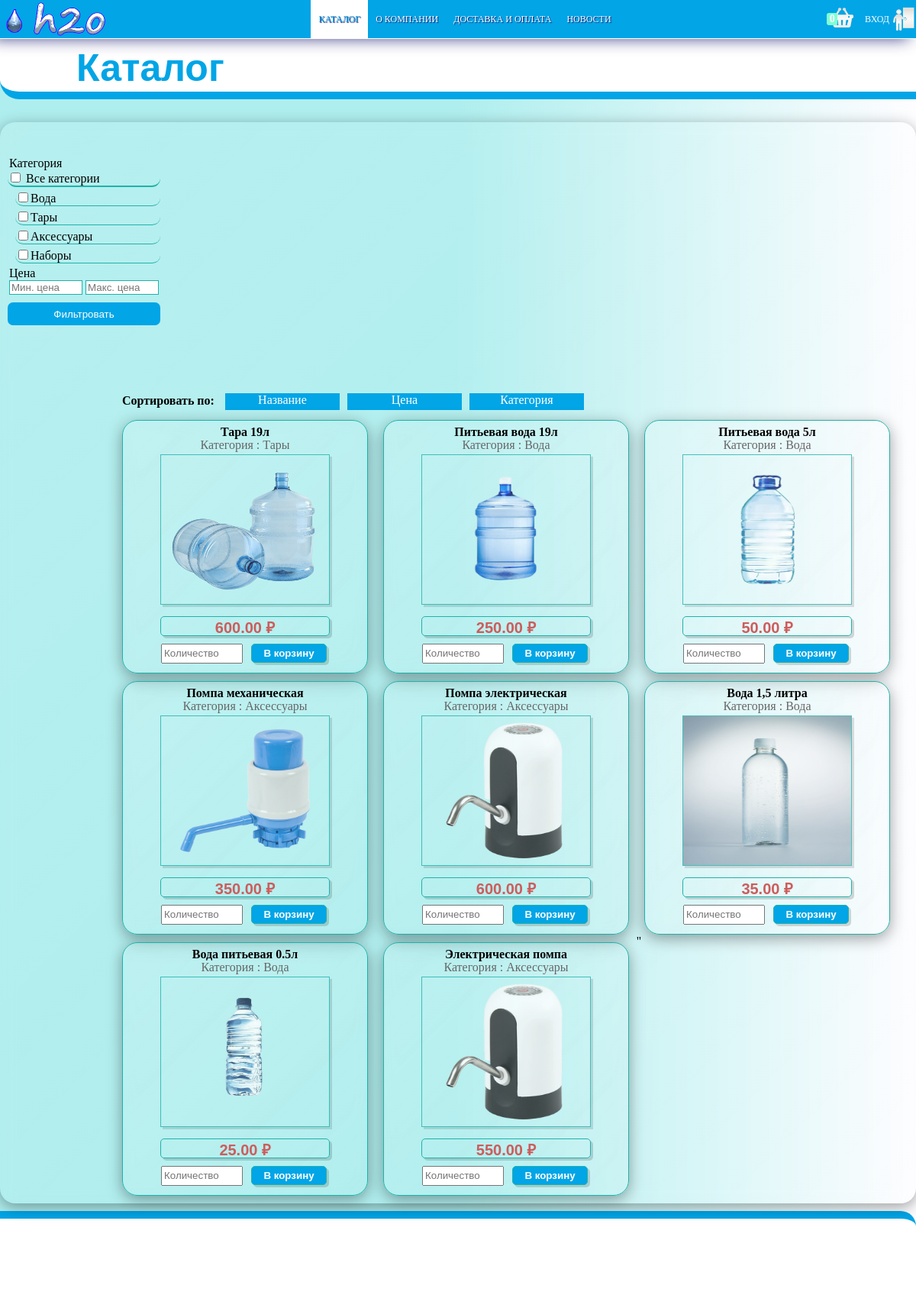
Page /katalog.php on the committed database.
### tables this page shows
CREATE TABLE `type_product` (
  `id_type_product` int NOT NULL,
  `name_type_product` varchar(20) DEFAULT NULL
);

CREATE TABLE `Product` (
  `Code_product` int NOT NULL,
  `Name_product` varchar(50) NOT NULL,
  `Description` varchar(255) NOT NULL,
  `Price` decimal(8,2) NOT NULL,
  `id_type_product` int NOT NULL,
  `Weight` decimal(6,3) NOT NULL,
  `Volume` decimal(6,3) DEFAULT NULL,
  `LinkImage` varchar(50) NOT NULL,
  `Hidden` tinyint(1) NOT NULL
);

### katalog.php (the view, shortened to what this page needs)
<?php
$host = "db";
$login = "root";
$passwordDB = "root_password";
$nameDB = "Water_delivery";
$sort = $_GET['sort'];
$select_cat = $_GET['type_product'];
$select_cat = "'".implode("','", $select_cat)."'";
?>
<!DOCTYPE html>
<html lang="en">
<head>
	<link rel="stylesheet" href="style.css">
</head>
<body>
	<?php require "header.php"?>
	<?php require "fdata.php"?>
	<div class="katalog_header">
		<h1 class="page_zagolovok">Каталог</h1>
	</div>
	<div class="body_for_katalog">
		<div class="div_katalog">
			<div class="filter">
				<div id="div_filter_category">
					<legend>Категория</legend>
					<form method="get">
					<div class="cell_cat">
						<input type = "checkbox" name="type_product" value="All" class="check_cat">
						<label for="cat_Water">Все категории</label>
					</div>
					<?php $connect = mysqli_connect($host,$login,$passwordDB,$nameDB);
					$query = "SELECT name_type_product FROM type_product";
					$result = mysqli_query($connect,$query);
					foreach ($result as $row){
						echo '<div class="cell_cat">';
						echo '<input type = "checkbox" name="type_product[]" class="check_cat" value='.$row['name_type_product'].'>';
						echo '<label for="cat_Water">'.$row['name_type_product'].'</label>';
					echo '</div>';
					}
					?>
				</div>
				<div id="filter_price">
					<legend>Цена</legend>
					<?php echo '<input type="number" min =0 name="min" placeholder="Мин. цена" class="cell_price" id="cell_min_price"';
					if(isset($_GET['min'])) echo 'value='.$_GET['min'];
					echo'>';
					echo '<input type="number" min =0 name="max" placeholder="Макс. цена" class="cell_price" id="cell_max_price"';
					if(isset($_GET['max']) && !empty($_GET['max'])) echo 'value='.$_GET['max'];
					echo'>';
					$min = $_GET['min'];
					$max = $_GET['max'];
					?>
				</div>
				<input type="submit" value="Фильтровать" class="but_filter">
			</div>
			<div class="div_parent_card">
				<div id="div_sortirovka">
				    <b>Сортировать по:</b>
				    <?php echo sort_link_th('Название ', 'Name_product', 'Name_product DESC');
				    echo sort_link_th('Цена ', 'Price', 'Price DESC');
				    echo sort_link_th('Категория ', 'name_type_product', 'name_type_product DESC');?>
				</div>
			<?php
			$connect = mysqli_connect($host,$login,$passwordDB,$nameDB);
			$query = "SELECT name_type_product as тип_продукта FROM type_product";
			if (!isset($_SESSION['TypeUser']) || ($_SESSION['TypeUser'] == 'Клиент')){
				$query = "SELECT * FROM Product INNER JOIN type_product USING(id_type_product)
					WHERE (Price BETWEEN $min AND $max)
					AND (Hidden=0)
					/*AND (name_type_product IN ($select_cat))*/
					ORDER BY $sort";}
			$result = mysqli_query($connect,$query)
				or die("Ошибка при выборке данных из каталога".mysqli_errno ($connect).": ".mysqli_error ($connect));
							function check_cart($a){
								for ($i = 0; $i < count($_SESSION['cart']); $i++) {
									if ($_SESSION['cart'][$i]['code'] == $a) return false;
									}
									return true;
								}
			foreach ($result as $row){
				echo '<div class="product_card"';
				if (isset($row['Hidden']) && $row['Hidden']==1) echo ' id="hidden_card"';
				echo '>';
					echo '<h4>'.$row['Name_product'].'</h4>';
					echo '<div class="category">'.'Категория : '.$row['name_type_product'].'</div>';
					echo '<img src="ImageKatalog/'.$row['LinkImage'].'"">';
					echo '<div class="div_price">'.$row['Price'].' ₽'.'</div>';
					echo '<div class="parent_buy">';
					if (!isset($_SESSION['TypeUser']) || $_SESSION['TypeUser']=='Клиент'){
						echo '<input type="number" min=1 class="count_prod" name="count" placeholder="Количество">';
							if (check_cart($row['Code_product'])==false){
								echo '<input type="submit" class="buy" value="В корзине" disabled ="disabled" data-value='.$row['Code_product'].'>';
							}
							else{echo '<input type="submit" class="buy" value="В корзину" data-value='.$row['Code_product'].'>';}
					}
					echo'</div>';
				echo '</div>';
			}
			echo $select_cat;
			?>
			</div>
		</div>
	</div>
</body>
</html>

### header.php (shortened to what this page needs)
<div class="header">
		<div class ="item-header" id = "logo">
			<a href="index.php"><img src="Images/logo.png" id="logo"></a>
		</div>
		<div id = "header-nav">
				<a href="katalog.php" class="headref">Каталог</a>
				<a href="info.php" class="headref">О компании</a>
				<a href="info.php" class="headref">Доставка и оплата</a>
				<a href="news.php" class="headref">Новости</a>
		</div>
		<div class ="item-header" id = "divButHeader">
			<?php if (!isset($_SESSION['User']) || $_SESSION['User'] == 'Клиент'){
				echo '<span id="korzina_counter">';
				echo count($_SESSION['cart']);
				echo '</span>';
				echo '<div id ="divkorzina">';
				echo '<a href ="korzina.php">';
					echo '<img src="Images/korzina.png" width="30">';
				echo '</a>';
			echo '</div>';
			}
			if (isset($_SESSION['User'])){
				echo '<div id="UserIcon">';
				if ($_SESSION['TypeUser']=='Менеджер') echo '<img src="Images/icon_manager.png" width="40">';
				echo '<ul class="dropdown-menu">';
					echo'<li id="li_quit">Возможность</li>';
    				echo'<li id="li_quit">Выйти</li>';
    			echo '</ul>';
				echo '</div>';
			}
			else{
				echo '<div id="butEnter">';
				echo '<span>ВХОД</span>';
					echo '<img width= "30" src="Images/icon-enter.png">';
				echo '</div>';
			}
			?>
		</div>
</div>

### fdata.php (shortened to what this page needs)
<?php
function sort_link_th($title, $a, $b) {
  $SORTIROVKA=$_GET['sort'];
    return '<a class="link_sort" href="?sort='.$a.'">'.$title.'</a>';
  }
?>

### katalog.php (style rules this page uses)
body { margin: 0 }

### rows in the picture
type_product: name_type_product "Вода"
type_product: name_type_product "Тары"
type_product: name_type_product "Аксессуары"
type_product: name_type_product "Наборы"
product: Name_product "Тара 19л", id_type_product.name_type_product "Тары", LinkImage (picture), Price "600.00"
product: Name_product "Питьевая вода 19л", id_type_product.name_type_product "Вода", LinkImage (picture), Price "250.00"
product: Name_product "Питьевая вода 5л", id_type_product.name_type_product "Вода", LinkImage (picture), Price "50.00"
product: Name_product "Помпа механическая", id_type_product.name_type_product "Аксессуары", LinkImage (picture), Price "350.00"
product: Name_product "Помпа электрическая", id_type_product.name_type_product "Аксессуары", LinkImage (picture), Price "600.00"
product: Name_product "Вода 1,5 литра", id_type_product.name_type_product "Вода", LinkImage (picture), Price "35.00"
product: Name_product "Вода питьевая 0.5л", id_type_product.name_type_product "Вода", LinkImage (picture), Price "25.00"
product: Name_product "Электрическая помпа", id_type_product.name_type_product "Аксессуары", LinkImage (picture), Price "550.00"

### other values in the picture
count($_SESSION['cart']) "0"
$title "Название Цена Категория"
$select_cat "''"
